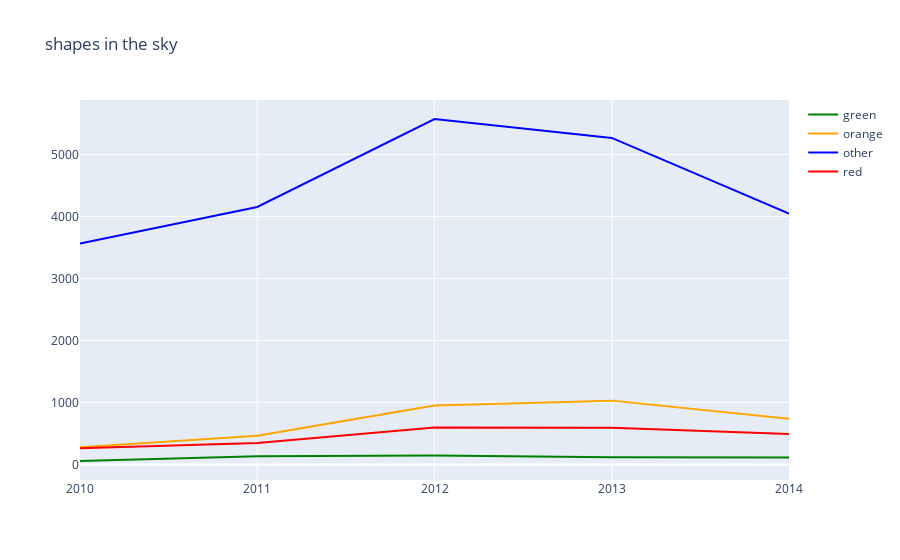

This figure's notebook cell:
### Code cell
# Show the fig
fig = go.Figure(data=data,layout=layout)
fig.show()

### Figure 1 — Plotly figure (JSON) as saved in the notebook; plotly's stock layout.template omitted (floating-point values rounded to 4 significant figures)
{"data": [{"hovertemplate": "People saw %{y} fireballs in the year %{x}", "marker": {"color": "green"}, "mode": "lines", "name": "green", "type": "scatter", "x": ["2010", "2011", "2012", "2013", "2014"], "y": [55, 130, 144, 116, 110]}, {"hovertemplate": "People saw %{y} fireballs in the year %{x}", "marker": {"color": "orange"}, "mode": "lines", "name": "orange", "type": "scatter", "x": ["2010", "2011", "2012", "2013", "2014"], "y": [275, 461, 950, 1029, 736]}, {"hovertemplate": "People saw %{y} fireballs in the year %{x}", "marker": {"color": "blue"}, "mode": "lines", "name": "other", "type": "scatter", "x": ["2010", "2011", "2012", "2013", "2014"], "y": [3562, 4154, 5573, 5268, 4045]}, {"hovertemplate": "People saw %{y} fireballs in the year %{x}", "marker": {"color": "red"}, "mode": "lines", "name": "red", "type": "scatter", "x": ["2010", "2011", "2012", "2013", "2014"], "y": [262, 344, 596, 590, 491]}], "layout": {"autosize": true, "title": {"text": "shapes in the sky"}, "xaxis": {"autorange": true, "range": [0, 4], "type": "category"}, "yaxis": {"autorange": true, "range": [-251.6, 5880.0], "type": "linear"}}}
